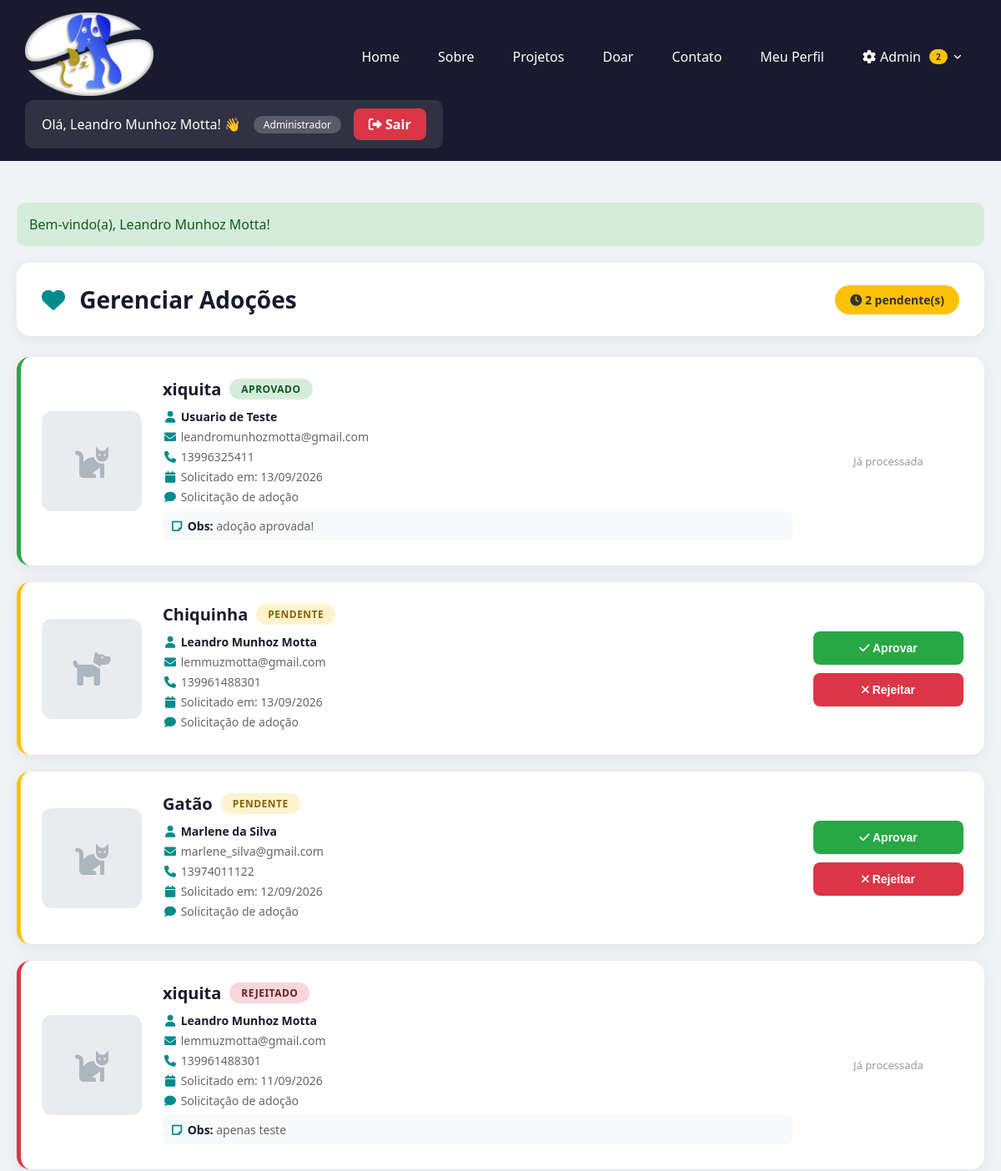
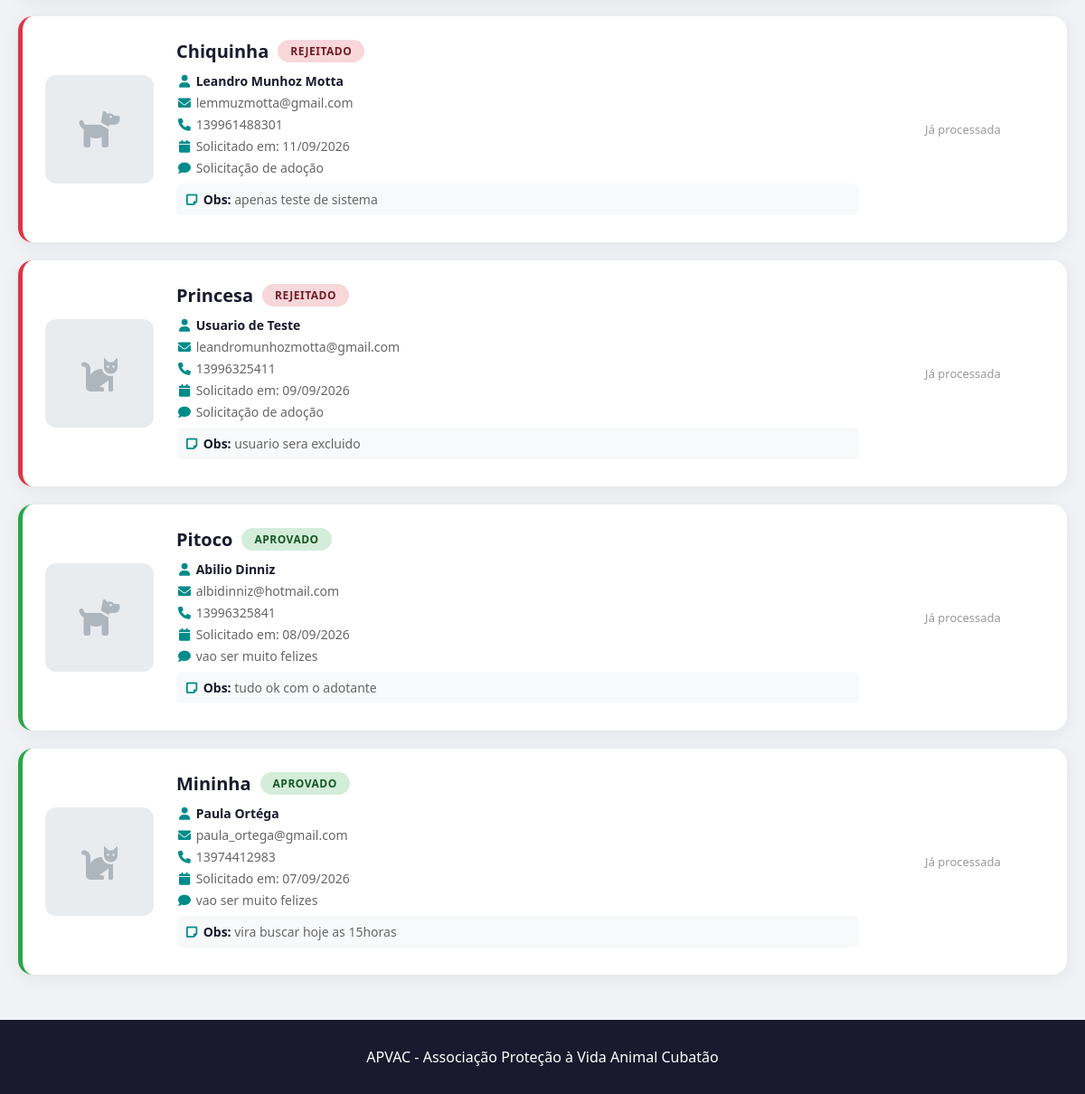
The page /admin_adocoes.php (signed in) on the database its author committed (2 pictures, top to bottom).
### tables this page shows
CREATE TABLE `adocoes` (
    `id_adocao` int(11) NOT NULL,
    `id_usuario` int(11) NOT NULL,
    `id_animal` int(11) NOT NULL,
    `data` date DEFAULT NULL,
    `status` enum(
        'pendente',
        'aprovado',
        'rejeitado',
        'concluido'
    ) DEFAULT 'pendente',
    `observacoes` text DEFAULT NULL,
    `descricao` text DEFAULT NULL
);

CREATE TABLE `animais` (
    `id_animal` int(11) NOT NULL,
    `nome` varchar(30) DEFAULT NULL,
    `especie` enum('Gato', 'Cão') DEFAULT NULL,
    `porte` enum('pequeno', 'médio', 'grande') DEFAULT NULL,
    `data_acolhimento` date DEFAULT NULL,
    `idade_aparente` enum('filhote', 'adulto', 'idoso') DEFAULT NULL,
    `saude` text DEFAULT NULL,
    `foto` varchar(255) DEFAULT NULL
);

CREATE TABLE `usuarios` (
    `id_usuario` int(11) NOT NULL,
    `id_departamento` int(11) DEFAULT NULL,
    `nome` varchar(30) DEFAULT NULL,
    `data_nascimento` date DEFAULT NULL,
    `endereco` varchar(50) DEFAULT NULL,
    `telefone` varchar(20) DEFAULT NULL,
    `email` varchar(50) DEFAULT NULL,
    `senha` varchar(255) DEFAULT NULL,
    `token_recuperacao` varchar(255) DEFAULT NULL,
    `expira_token` datetime DEFAULT NULL,
    `nivel` int(11) DEFAULT 4
);

### conexao.php (called while the page is built, shortened)
<?php
function getNomeNivel($nivel)
{
    $niveis = [
        1 => 'Administrador',
        2 => 'Gestor',
        3 => 'Voluntário',
        4 => 'Usuário'
    ];
    return $niveis[$nivel] ?? 'Usuário';
}
function buscarTodasAdocoes($conexao)
{
    $sql = "SELECT a.*,
                   u.nome as usuario_nome, u.email as usuario_email, u.telefone as usuario_telefone,
                   an.nome as animal_nome, an.especie, an.porte, an.foto as animal_foto
            FROM adocoes a
            JOIN usuarios u ON a.id_usuario = u.id_usuario
            JOIN animais an ON a.id_animal = an.id_animal
            ORDER BY a.data DESC";
    $resultado = $conexao->query($sql);
    if ($resultado && $resultado->num_rows > 0) {
        return $resultado->fetch_all(MYSQLI_ASSOC);
    }
    return [];
}
function contarAdocoesPendentes($conexao)
{
    $sql = "SELECT COUNT(*) as total FROM adocoes WHERE status = 'pendente'";
    $resultado = $conexao->query($sql);
    if ($resultado) {
        $row = $resultado->fetch_assoc();
        return $row['total'] ?? 0;
    }
    return 0;
}

### admin_adocoes.php (the view, shortened to what this page needs)
<?php
include "conexao.php";
$usuario_logado = true;
$adocoes = buscarTodasAdocoes($conexao);
$total_pendentes = contarAdocoesPendentes($conexao);
$nivel_usuario = $_SESSION['usuario_nivel'] ?? 4;
$nome_nivel = getNomeNivel($nivel_usuario);
?>
<!DOCTYPE html>
<html lang="pt-br">
<head>
    <link rel="stylesheet" href="estilos/style_geral.css">
    <link rel="stylesheet" href="estilos/style_admin_adocoes.css">
    <link rel="stylesheet" href="https://cdnjs.cloudflare.com/ajax/libs/font-awesome/6.0.0/css/all.min.css">
</head>
<body>
    <div class="wrapper">
        <header class="header">
            <a href="index.php">
                <img id="logoMenu" src="img/logoONG.png" alt="Logo APVAC">
            </a>
            <nav class="menu">
                <ul class="menu">
                    <li><a href="index.php">Home</a></li>
                    <li><a href="sobre.php">Sobre</a></li>
                    <li><a href="projetos.php">Projetos</a></li>
                    <li><a href="doar.php">Doar</a></li>
                    <li><a href="contato.php">Contato</a></li>
                    <li><a href="perfil.php">Meu Perfil</a></li>
                    <?php if ($usuario_logado && $nivel_usuario <= 2): ?>
                    <li class="dropdown">
                        <a href="#" class="dropdown-toggle">
                            <i class="fas fa-cog"></i> Admin
                            <?php if (isset($total_pendentes) && $total_pendentes > 0): ?>
                            <span class="badge-notif-menu"><?php echo $total_pendentes; ?></span>
                            <?php endif; ?>
                        </a>
                    </li>
                    <?php endif; ?>
                </ul>
            </nav>
            <div class="acesso">
                <span>Olá, <?php echo htmlspecialchars($_SESSION['usuario_nome']); ?>! 👋</span>
                <span
                    style="font-size: 12px; background: rgba(255,255,255,0.2); padding: 2px 12px; border-radius: 12px;">
                    <?php echo $nome_nivel; ?>
                </span>
                <a href="logout.php" class="btn-sair">
                    <i class="fas fa-sign-out-alt"></i> Sair
                </a>
            </div>
        </header>
        <main>
            <div class="admin-adocoes-container">
                <?php if (isset($_SESSION['mensagem'])): ?>
                <div
                    style="padding: 15px; background: <?php echo $_SESSION['tipo_mensagem'] == 'success' ? '#d4edda' : '#f8d7da'; ?>; border-radius: 10px; margin-bottom: 20px; color: <?php echo $_SESSION['tipo_mensagem'] == 'success' ? '#155724' : '#721c24'; ?>;">
                    <?php
                        echo $_SESSION['mensagem'];
                        ?>
                </div>
                <?php endif; ?>
                <div class="admin-adocoes-header">
                    <h1><i class="fas fa-heart"></i> Gerenciar Adoções</h1>
                    <?php if ($total_pendentes > 0): ?>
                    <span class="badge-pendente-count">
                        <i class="fas fa-clock"></i> <?php echo $total_pendentes; ?> pendente(s)
                    </span>
                    <?php endif; ?>
                </div>
                <?php if (count($adocoes) > 0): ?>
                <div class="lista-adocoes">
                    <?php foreach ($adocoes as $adocao): ?>
                    <div class="card-adocao <?php echo $adocao['status'] ?? 'pendente'; ?>">
                        <div class="card-adocao-conteudo">
                            <div class="card-adocao-foto">
                                <?php if (!empty($adocao['animal_foto']) && file_exists($adocao['animal_foto'])): ?>
                                <img src="<?php echo $adocao['animal_foto']; ?>"
                                    alt="<?php echo $adocao['animal_nome']; ?>">
                                <?php else: ?>
                                <i class="fas <?php echo $adocao['especie'] == 'Cão' ? 'fa-dog' : 'fa-cat'; ?>"></i>
                                <?php endif; ?>
                            </div>
                            <div class="card-adocao-info">
                                <h3><?php echo htmlspecialchars($adocao['animal_nome']); ?>
                                    <span class="badge-status <?php echo $adocao['status'] ?? 'pendente'; ?>">
                                        <?php echo ucfirst($adocao['status'] ?? 'pendente'); ?>
                                    </span>
                                </h3>
                                <p><i class="fas fa-user"></i>
                                    <strong><?php echo htmlspecialchars($adocao['usuario_nome']); ?></strong>
                                </p>
                                <p><i class="fas fa-envelope"></i>
                                    <?php echo htmlspecialchars($adocao['usuario_email']); ?></p>
                                <p><i class="fas fa-phone"></i>
                                    <?php echo htmlspecialchars($adocao['usuario_telefone'] ?? 'Não informado'); ?></p>
                                <p><i class="fas fa-calendar"></i> Solicitado em:
                                    <?php echo date('d/m/Y', strtotime($adocao['data'])); ?></p>
                                <?php if (!empty($adocao['descricao'])): ?>
                                <p><i class="fas fa-comment"></i> <?php echo htmlspecialchars($adocao['descricao']); ?>
                                </p>
                                <?php endif; ?>
                                <?php if (!empty($adocao['observacoes'])): ?>
                                <p style="background: #f8f9fa; padding: 8px; border-radius: 6px; margin-top: 8px;">
                                    <i class="fas fa-sticky-note"></i> <strong>Obs:</strong>
                                    <?php echo htmlspecialchars($adocao['observacoes']); ?>
                                </p>
                                <?php endif; ?>
                            </div>
                            <div class="card-adocao-acoes">
                                <?php if (($adocao['status'] ?? 'pendente') == 'pendente'): ?>
                                <button class="btn-aprovar"
                                    onclick="abrirModal(<?php echo $adocao['id_adocao']; ?>, 'aprovado')">
                                    <i class="fas fa-check"></i> Aprovar
                                </button>
                                <button class="btn-rejeitar"
                                    onclick="abrirModal(<?php echo $adocao['id_adocao']; ?>, 'rejeitado')">
                                    <i class="fas fa-times"></i> Rejeitar
                                </button>
                                <?php else: ?>
                                <span style="color: #999; font-size: 13px; text-align: center;">
                                    Já processada
                                </span>
                                <?php endif; ?>
                            </div>
                        </div>
                    </div>
                    <?php endforeach; ?>
                </div>
                <?php endif; ?>
            </div>
        </main>
        <footer>
            <p>APVAC - Associação Proteção à Vida Animal Cubatão</p>
        </footer>
    </div>
</body>
</html>

### estilos/style_geral.css (style rules this page uses)
* { margin: 0; padding: 0; box-sizing: border-box; }
body { font-family: 'Segoe UI', Tahoma, Geneva, Verdana, sans-serif; background-color: #f0f2f5; color: #1a1a2e; }
.header { background: #1a1a2e; display: flex; flex-wrap: wrap; justify-content: space-between; align-items: center; padding: 15px 30px; color: white; }
#logoMenu { height: 100px; width: auto; }
.menu { display: flex; flex-wrap: wrap; list-style: none; gap: 10px; }
.menu li a { display: block; padding: 10px 18px; text-decoration: none; color: white; border-radius: 8px; font-weight: 500; }
.header .acesso { background: rgba(255, 255, 255, 0.1); padding: 10px 20px; border-radius: 10px; display: flex; align-items: center; gap: 15px; }
.header .acesso span { color: white; font-weight: 500; }
.header .acesso a, #abrirLogin { background: white; color: #1a1a2e; padding: 8px 18px; border-radius: 8px; border: none; font-weight: 600; cursor: pointer; text-decoration: none; }
.header .acesso .btn-sair { background: #dc3545; color: white; }
main { background-color: #f0f2f5; padding: 20px 0; min-height: calc(100vh - 200px); }
.wrapper { display: flex; flex-direction: column; min-height: 100vh; }
footer { background: #1a1a2e; text-align: center; color: white; padding: 30px 20px; }
.menu .dropdown { position: relative; padding-bottom: 15px; margin-bottom: -15px; }
.menu .dropdown-toggle { display: flex; align-items: center; gap: 5px; cursor: pointer; }
.menu .dropdown-toggle::after { content: "\f107"; font-family: "Font Awesome 6 Free"; font-weight: 900; font-size: 11px; margin-left: 3px; transition: transform 0.3s; }
.menu .badge-notif-menu { background: #ffc107; color: #333; padding: 2px 8px; border-radius: 10px; font-size: 10px; font-weight: 700; margin-left: 5px; }

### estilos/style_admin_adocoes.css (style rules this page uses)
.admin-adocoes-container { max-width: 1200px; margin: 30px auto; padding: 0 20px; width: 100%; }
.admin-adocoes-header { background: white; padding: 25px 30px; border-radius: 16px; box-shadow: 0 4px 20px rgba(0, 0, 0, 0.06); margin-bottom: 25px; display: flex; justify-content: space-between; align-items: center; flex-wrap: wrap; gap: 15px; }
.admin-adocoes-header h1 { font-size: 28px; color: #1a1a2e; margin: 0; }
.admin-adocoes-header h1 i { color: #008b8b; margin-right: 10px; }
.badge-pendente-count { background: #ffc107; color: #333; padding: 8px 18px; border-radius: 20px; font-weight: 700; font-size: 14px; }
.lista-adocoes { display: flex; flex-direction: column; gap: 20px; }
.card-adocao { background: white; border-radius: 16px; box-shadow: 0 4px 20px rgba(0, 0, 0, 0.06); border-left: 5px solid #ffc107; overflow: hidden; width: 100%; }
.card-adocao.aprovado { border-left-color: #28a745; }
.card-adocao.rejeitado { border-left-color: #dc3545; }
.card-adocao-conteudo { padding: 25px; display: grid; grid-template-columns: 120px 1fr 180px; gap: 25px; align-items: center; }
.card-adocao-foto { width: 120px; height: 120px; border-radius: 12px; background: #e9ecef; display: flex; align-items: center; justify-content: center; overflow: hidden; font-size: 2.5rem; color: #adb5bd; flex-shrink: 0; }
.card-adocao-info { min-width: 0; }
.card-adocao-info h3 { margin: 0 0 10px 0; color: #1a1a2e; font-size: 20px; display: flex; align-items: center; flex-wrap: wrap; gap: 10px; }
.card-adocao-info p { margin: 5px 0; color: #666; font-size: 14px; word-wrap: break-word; }
.card-adocao-info p strong { color: #1a1a2e; }
.card-adocao-info p i { color: #008b8b; width: 18px; text-align: center; }
.card-adocao-acoes { display: flex; flex-direction: column; gap: 10px; }
.btn-aprovar, .btn-rejeitar { padding: 12px 20px; border: none; border-radius: 8px; font-weight: 600; cursor: pointer; font-size: 14px; transition: all 0.3s; white-space: nowrap; width: 100%; }
.btn-aprovar { background: #28a745; color: white; }
.btn-rejeitar { background: #dc3545; color: white; }
.badge-status { display: inline-block; padding: 4px 14px; border-radius: 20px; font-size: 12px; font-weight: 700; text-transform: uppercase; letter-spacing: 0.5px; }
.badge-status.pendente { background: #fff3cd; color: #856404; }
.badge-status.aprovado { background: #d4edda; color: #155724; }
.badge-status.rejeitado { background: #f8d7da; color: #721c24; }

### rows shown on the page
adocoes: id_animal.nome "xiquita", status "APROVADO", id_usuario.nome "Usuario de Teste", id_usuario.email "leandromunhozmotta@gmail.com", id_usuario.telefone "13996325411", data "13/09/2026", descricao "Solicitação de adoção", observacoes "adoção aprovada!", shows "Já processada"
adocoes: id_animal.nome "Chiquinha", status "PENDENTE", id_usuario.nome "Leandro Munhoz Motta", id_usuario.email "lemmuzmotta@gmail.com", id_usuario.telefone "139961488301", data "13/09/2026", descricao "Solicitação de adoção"
adocoes: id_animal.nome "Gatão", status "PENDENTE", id_usuario.nome "Marlene da Silva", id_usuario.email "marlene_silva@gmail.com", id_usuario.telefone "13974011122", data "12/09/2026", descricao "Solicitação de adoção"
adocoes: id_animal.nome "xiquita", status "REJEITADO", id_usuario.nome "Leandro Munhoz Motta", id_usuario.email "lemmuzmotta@gmail.com", id_usuario.telefone "139961488301", data "11/09/2026", descricao "Solicitação de adoção", observacoes "apenas teste", shows "Já processada"
adocoes: id_animal.nome "Chiquinha", status "REJEITADO", id_usuario.nome "Leandro Munhoz Motta", id_usuario.email "lemmuzmotta@gmail.com", id_usuario.telefone "139961488301", data "11/09/2026", descricao "Solicitação de adoção", observacoes "apenas teste de sistema", shows "Já processada"
adocoes: id_animal.nome "Princesa", status "REJEITADO", id_usuario.nome "Usuario de Teste", id_usuario.email "leandromunhozmotta@gmail.com", id_usuario.telefone "13996325411", data "09/09/2026", descricao "Solicitação de adoção", observacoes "usuario sera excluido", shows "Já processada"
adocoes: id_animal.nome "Pitoco", status "APROVADO", id_usuario.nome "Abilio Dinniz", id_usuario.email "albidinniz@hotmail.com", id_usuario.telefone "13996325841", data "08/09/2026", descricao "vao ser muito felizes", observacoes "tudo ok com o adotante", shows "Já processada"
adocoes: id_animal.nome "Mininha", status "APROVADO", id_usuario.nome "Paula Ortéga", id_usuario.email "paula_ortega@gmail.com", id_usuario.telefone "13974412983", data "07/09/2026", descricao "vao ser muito felizes", observacoes "vira buscar hoje as 15horas", shows "Já processada"

### other values the page prints
$total_pendentes "2"
$_SESSION['usuario_nome'] "Leandro Munhoz Motta"
$nome_nivel "Administrador"
$_SESSION['mensagem'] "Bem-vindo(a), Leandro Munhoz Motta!"
